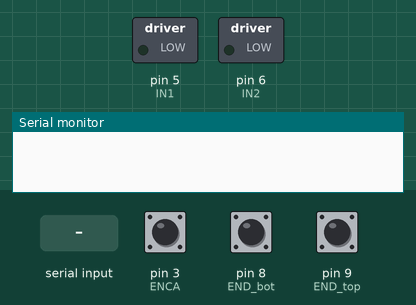
Recording of a sketch running on a simulated Arduino Uno, built with avr-gcc and run on an emulated ATmega328P. Parts: switched loads named in the sketch (green lamp = pin HIGH), the last lines printed to the serial monitor. The inputs (shaded band) are chosen by the test bench; at power-on: pin 3 (ENCA) HIGH, pin 8 (END_bot) HIGH, pin 9 (END_top) HIGH.

Above: at 1.2 s.
1.3 s: "calibrate" received over Serial
At 3.5 s:
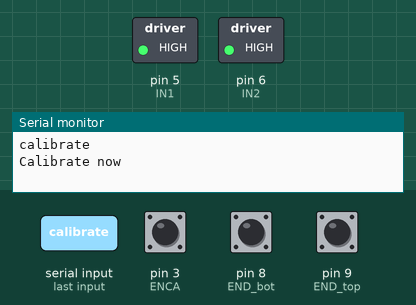
3.8 s: "run" received over Serial
Timing chart, 0 to 6.8 s (numbered marks = the images above; inputs shaded):
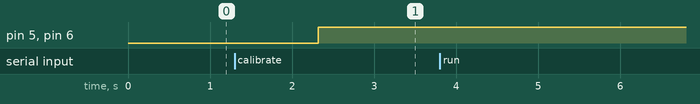

The sketch:

testyboys.ino
```cpp
#include <util/atomic.h> // For the ATOMIC_BLOCK macro
#include <Wire.h>

#define ENCA 3 // YELLOW
#define ENCB 2 // WHITE
#define IN1 5
#define IN2 6
#define END_top 9
#define END_bot 8

volatile int posi = 0; // specify posi as volatile: https://www.arduino.cc/reference/en/language/variables/variable-scope-qualifiers/volatile/
long prevT = 0;
float eprev = 0;
float eintegral = 0;
int target = 0;
String readString = "";
float pwr;
int dir;
long time = micros();
int set = 1;
int Flag = 0;
float kp = 1;
float kd = 0;
float ki = 0;
int distravel = 0;
float steps = 0;
int top = 0;
int bot = 0;
int pos_old = 0;

void setup() {
  Serial.begin(115200);
  pinMode(ENCA,INPUT);
  pinMode(ENCB,INPUT);
  attachInterrupt(digitalPinToInterrupt(ENCA),readEncoder,RISING);
  pinMode(END_top,INPUT_PULLUP);
  pinMode(END_bot,INPUT_PULLUP);

  //pinMode(PWM,OUTPUT);
  pinMode(IN1,OUTPUT);
  pinMode(IN2,OUTPUT);

  //Serial.println("target pos");
  //calibrate(dir, pwr, IN1, IN2);
}

void loop() {
 while (Serial.available())
  {
    char c = Serial.read(); //gets one byte from serial buffer
    readString += c; //makes the String readString
    delay(2); //slow looping to allow buffer to fill with next character
  }
  int end = readString.length();

  if (readString.length() > 0)
  {
    Serial.println(readString);
    if (readString == "calibrate")
    {
      Serial.println("Calibrate now");
      //Serial.println("Start Calibrate");
      calibrate(dir, pwr, IN1, IN2);
      Serial.println("Calibrate done");
    }

    if (readString == "run"){
      run();
    }
    //Skoða Hvort að það á að breyta p,i eða d
    if (readString.substring(0,1) == "p")
    {
      kp = readString.substring(1,end).toFloat();
    }

    else if (readString.substring(0,1) == "i")
    {
      ki = readString.substring(1,end).toFloat();
    }

    else if (readString.substring(0,1) == "d")
    {
      kd = readString.substring(1,end).toFloat();
    }

    //annars setja nýtt setpoint
    else{
      target = readString.toInt(); //convert readString into a number
    }
    readString = "";
  }

}
  //Les serial


  // time difference
  // long currT = micros();
  // float deltaT = ((float) (currT - prevT))/( 1.0e6 );
  // prevT = currT;

  // Read the position in an atomic block to avoid a potential
  // misread if the interrupt coincides with this code running
  // see: https://www.arduino.cc/reference/en/language/variables/variable-scope-qualifiers/volatile/
  // int pos = 0;
  // ATOMIC_BLOCK(ATOMIC_RESTORESTATE) {
  //   pos = posi;
  // }

  // error
  // int e = pos - target;

  // derivative
  // float dedt = (e-eprev)/(deltaT);

  // integral
  // eintegral = eintegral + (e*deltaT);

  // control signal
  // float u = (kp*e) + (kd*dedt) + (ki*eintegral);

  // motor power


  // if(e >= -2 && e <= 2)
  // {
  //   pwr = 0;
  //   dir = 0;
  // }
  // else{

  //   float pwr = fabs(u);
  //   if( pwr > 255 ){
  //       pwr = 255;
  //       }


  //   if(u<0){
  //   dir = -1;
  //   }
  //   else{dir = 1;}
  // }

  // signal the motor
  // limitSwitches();
  // calibrate(dir,pwr,PWM,IN1,IN2);

  // setMotor(dir,pwr,IN1,IN2);

  // store previous error
  // eprev = e;

  // Serial.print(target);
  // Serial.print(" ");
  // Serial.print(pos);
  // Serial.println();

//}
void run(){
  readString = "";
  while (true) {
  while (Serial.available())
  {
    char c = Serial.read(); //gets one byte from serial buffer
    readString += c; //makes the String readString
    delay(2); //slow looping to allow buffer to fill with next character
    //Serial.println("Núna hér");
  }
  int end = readString.length();
  //Serial.println(target);
  if (readString.length() > 0)
  {
    if (readString == "stop"){
      digitalWrite(IN1,HIGH);
      digitalWrite(IN2,HIGH);
      break;
    }
    //Skoða Hvort að það á að breyta p,i eða d
    if (readString.substring(0,1) == "p")
    {
      kp = readString.substring(1,end).toFloat();
    }

    else if (readString.substring(0,1) == "i")
    {
      ki = readString.substring(1,end).toFloat();
    }

    else if (readString.substring(0,1) == "d")
    {
      kd = readString.substring(1,end).toFloat();
    }

    //annars setja nýtt setpoint
    else{
      target = readString.toInt(); //convert readString into a number
    }
    readString = "";
  }


  // time difference
  long currT = micros();
  float deltaT = ((float) (currT - prevT))/( 1.0e6 );
  prevT = currT;

  // Read the position in an atomic block to avoid a potential
  // misread if the interrupt coincides with this code running
  // see: https://www.arduino.cc/reference/en/language/variables/variable-scope-qualifiers/volatile/
  int pos = 0;
  ATOMIC_BLOCK(ATOMIC_RESTORESTATE) {
    pos = posi;
  }

  // error
  int e = pos - target;

  // derivative
  float dedt = (e-eprev)/(deltaT);

  // integral
  eintegral = eintegral + (e*deltaT);

  // control signal
  float u = (kp*e) + (kd*dedt) + (ki*eintegral);

  // motor power


  if(e >= -2 && e <= 2)
  {
    pwr = 0;
    dir = 0;
  }
  else{

    float pwr = fabs(u);
    if( pwr > 255 ){
        pwr = 255;
        }


    if(u<0){
    dir = -1;
    }
    else{dir = 1;}
  }

  // signal the motor
  //limitSwitches();
  //calibrate(dir,pwr,PWM,IN1,IN2);

  setMotor(dir,pwr,IN1,IN2);

  // store previous error
  eprev = e;
  if (pos_old != pos){
    //Serial.print(millis());
    //Serial.print(',');
    Serial.println(pos);
    pos_old = pos;
  }
  //Serial.print(target);
  //Serial.print(" ");
  //Serial.println(pos);
  //Serial.println();
}}
void setMotor(int dir, int pwmVal,int in1, int in2){
  //Serial.println(Flag);
  if(dir == 1 && Flag != 2){
    Flag = 0;
    analogWrite(in1,pwmVal);
    digitalWrite(in2,HIGH);

    if (digitalRead(END_bot) == HIGH){
      digitalWrite(in1,HIGH);
      digitalWrite(in2,HIGH);
      Flag = 2;
      //Serial.println("Top");
    }

  }
  else if(dir == -1 && Flag != 1){
    digitalWrite(in1,HIGH);
    analogWrite(in2,pwmVal);
    Flag = 0;
    if (digitalRead(END_top) == HIGH){
      digitalWrite(in1,HIGH);
      digitalWrite(in2,HIGH);

      Flag = 1;
      //Serial.println("BOTTOM");
    }

  }
  else{
    digitalWrite(in1,HIGH);
    digitalWrite(in2,HIGH);


  }
}

void readEncoder(){
  int b = digitalRead(ENCB);
  if(b > 0){
    posi++;
  }
  else{
    posi--;
  }
}


void calibrate(int dir, int pwmVal, int in1, int in2){
    //Serial.println("prufa");
    delay(1000);
    bot =digitalRead(END_bot);
    //top =digitalRead(END_top);

    while (digitalRead(END_top) != HIGH) {
        digitalWrite(in1,HIGH);
        analogWrite(in2,170);
        bot =digitalRead(END_bot);

        //while (END_bot == HIGH) {
        //delay(0.01);
    }
        //posi = 0;

    //}
 //

    digitalWrite(in1,HIGH);
    digitalWrite(in2,HIGH);
    posi = 0;

    delay(1000);
    while (digitalRead(END_bot) != HIGH){
    analogWrite(in1,170);
    digitalWrite(in2,HIGH);
    //while (digitalRead(END_bot) == HIGH){
    //    delay(0.01);
    //}
    }
    digitalWrite(in1,HIGH);
    digitalWrite(in2,HIGH);
    delay(1000);
    distravel = abs(posi);
    posi = 0;

    steps = 775/distravel;
    Serial.println(distravel);
    //Serial.println(steps);
    }
```

Measured:
- after the input at 1.3 s, pin 5 (IN1), pin 6 (IN2): LOW → HIGH after 1.0 s
